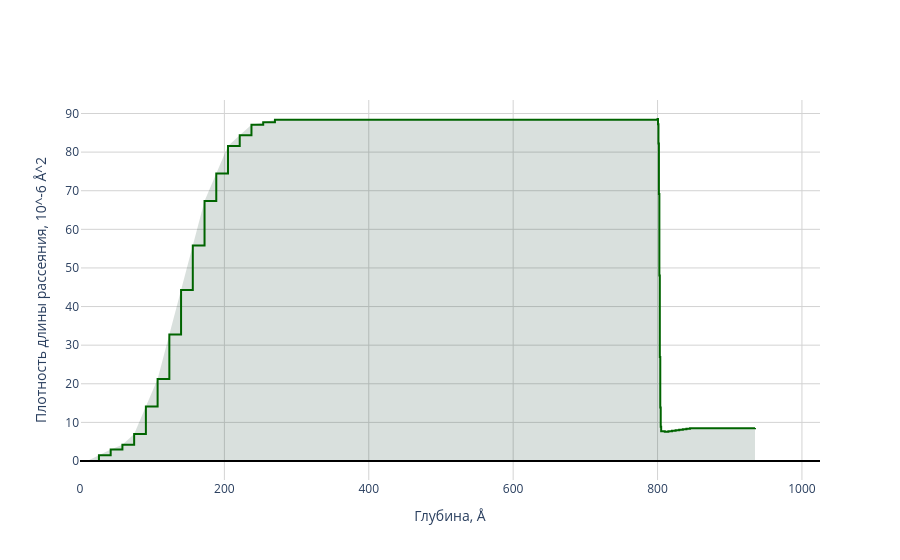

Write notebook code for a chart like this one.
### Code cell
from add_roughness import *

fig = plot_density_profile(matr)
fig.show()
